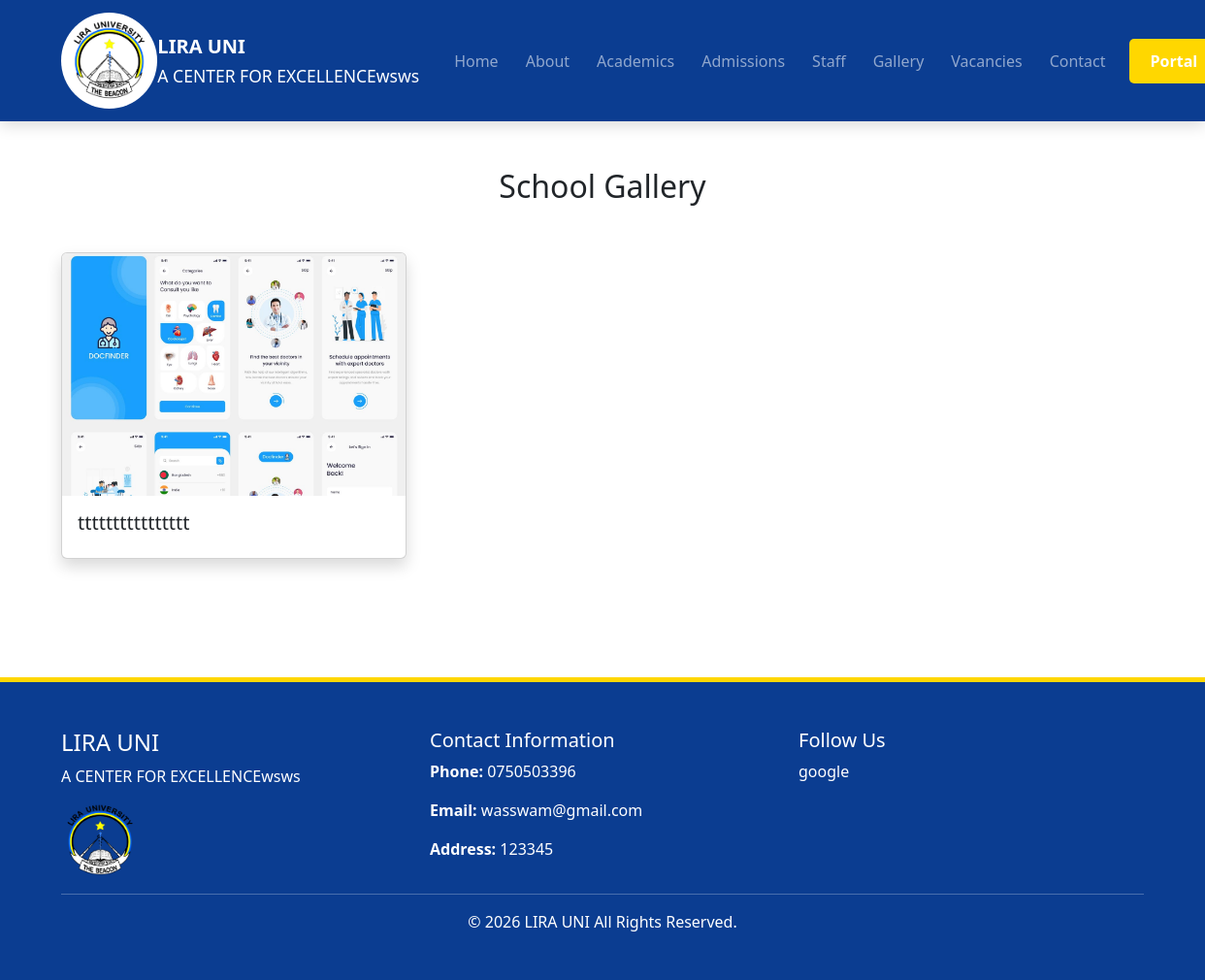
/gallery.php, run on the app's committed database.
### tables this page shows
CREATE TABLE `school_settings` (
  `id` int(11) NOT NULL,
  `school_name` varchar(255) DEFAULT NULL,
  `motto` varchar(255) DEFAULT NULL,
  `address` varchar(255) DEFAULT NULL,
  `phone` varchar(50) DEFAULT NULL,
  `email` varchar(100) DEFAULT NULL,
  `logo` varchar(255) DEFAULT NULL,
  `theme` varchar(50) DEFAULT 'modern',
  `primary_color` varchar(20) DEFAULT '#0d6efd',
  `secondary_color` varchar(20) DEFAULT '#198754',
  `accent_color` varchar(20) DEFAULT '#ffc107',
  `font_family` varchar(100) DEFAULT 'Arial'
);

CREATE TABLE `gallery` (
  `gallery_id` int(11) NOT NULL,
  `title` varchar(255) NOT NULL,
  `image` varchar(255) NOT NULL,
  `uploaded_at` timestamp NOT NULL DEFAULT current_timestamp()
);

CREATE TABLE `website_social_links` (
  `social_id` int(11) NOT NULL,
  `platform` varchar(50) DEFAULT NULL,
  `url` varchar(255) DEFAULT NULL,
  `icon` varchar(100) DEFAULT NULL
);

### gallery.php (called while the page is built)
<?php
include 'database/connection.php';
include 'includes/theme_loader.php';
include 'includes/functions.php';
include "themes/$theme/gallery.php";
?>

### includes/functions.php (called while the page is built, shortened)
<?php
function e($value)
{
    return htmlspecialchars((string) $value, ENT_QUOTES, 'UTF-8');
}
?>

### themes/classic/gallery.php (the view)
<?php
include 'header.php';
include 'navbar.php';
$gallery = mysqli_query(
    $conn,
    "SELECT *
     FROM gallery
     ORDER BY gallery_id DESC"
);
?>
<div class="container py-5">
<h2 class="text-center mb-5">
School Gallery
</h2>
<div class="row">
<?php while($row = mysqli_fetch_assoc($gallery)){ ?>
<div class="col-md-4 mb-4">
<div class="card shadow h-100">
<img
src="/schlwb/uploads/gallery/<?= e($row['image']); ?>"
class="card-img-top"
style="
height:250px;
object-fit:cover;
">
<div class="card-body">
<h5>
<?= e($row['title']); ?>
</h5>
</div>
</div>
</div>
<?php } ?>
</div>
</div>
<?php include 'footer.php'; ?>

### themes/classic/navbar.php (shortened to what this page needs)
<nav class="navbar navbar-expand-xl navbar-dark
 sticky-top"
style="background:var(--primary-color);">
<div class="container">
<a
class="navbar-brand d-flex align-items-center"
href="/schlwb/index.php">
<?php if(!empty($settings['logo'])): ?>
<img
src="/schlwb/uploads/logos/<?= e($settings['logo']); ?>"
class="school-logo"
alt="School Logo">
<?php endif; ?>
<div>
<strong class="school-title">
<?= e($settings['school_name'] ?? 'School Name'); ?>
</strong>
<br>
<small>
<?= e($settings['motto'] ?? 'Excellence in Education'); ?>
</small>
</div>
</a>
<div
class="collapse navbar-collapse"
id="classicNavbar">
<ul class="navbar-nav ms-auto align-items-lg-center">
<li class="nav-item">
<a class="nav-link"
href="/schlwb/index.php">
Home
</a>
</li>
<li class="nav-item">
<a class="nav-link"
href="/schlwb/about.php">
About
</a>
</li>
<li class="nav-item">
<a class="nav-link"
href="/schlwb/academics.php">
Academics
</a>
</li>
<li class="nav-item">
<a class="nav-link"
href="/schlwb/admissions.php">
Admissions
</a>
</li>
<li class="nav-item">
<a class="nav-link"
href="/schlwb/staff.php">
Staff
</a>
</li>
<li class="nav-item">
<a class="nav-link"
href="/schlwb/gallery.php">
Gallery
</a>
</li>
<li class="nav-item">
<a class="nav-link"
href="/schlwb/vacancies.php">
Vacancies
</a>
</li>
<li class="nav-item">
<a class="nav-link"
href="/schlwb/contact.php">
Contact
</a>
</li>
<li class="nav-item ms-lg-3">
<a
href="/schlwb/portal/login.php"
class="classic-portal">
 Portal
</a>
</li>
</ul>
</div>
</div>
</nav>

### themes/classic/footer.php (shortened to what this page needs)
<?php
$social_links = mysqli_query(
    $conn,
    "SELECT * FROM website_social_links"
);
?>
<footer
style="
background-color: var(--primary-color);
color:white;
margin-top:50px;
border-top:5px solid var(--secondary-color);
">
<div class="container py-5">
<div class="row">
<div class="col-md-4">
<h4>
<?= e($settings['school_name']); ?>
</h4>
<p>
<?= e($settings['motto']); ?>
</p>
<?php if(!empty($settings['logo'])): ?>
<img
src="/schlwb/uploads/logos/<?= e($settings['logo']); ?>"
width="80">
<?php endif; ?>
</div>
<div class="col-md-4">
<h5>Contact Information</h5>
<p>
<strong>Phone:</strong>
<?= e($settings['phone'] ?? ''); ?>
</p>
<p>
<strong>Email:</strong>
<?= e($settings['email'] ?? ''); ?>
</p>
<p>
<strong>Address:</strong>
<?= e($settings['address'] ?? ''); ?>
</p>
</div>
<div class="col-md-4">
<h5>Follow Us</h5>
<?php while($social = mysqli_fetch_assoc($social_links)): ?>
<p>
<a
href="<?= e($social['url']); ?>"
target="_blank"
style="color:white;text-decoration:none;">
<?= e($social['platform']); ?>
</a>
</p>
<?php endwhile; ?>
</div>
</div>
<hr>
<div class="text-center">
© <?= date('Y'); ?>
<?= e($settings['school_name']); ?>
All Rights Reserved.
</div>
</div>
</footer>
</body>
</html>

### themes/classic/style.css (style rules this page uses)
.navbar { box-shadow:0 4px 15px rgba(0,0,0,.15); }
.school-logo { width:70px; height:70px; object-fit:contain; background:white; padding:6px; border-radius:50%; }
.school-title { font-size:20px; }
.nav-link { font-weight:500; margin-left:12px; transition:.3s; }
.classic-portal { background:var(--secondary-color); color:white; padding:10px 20px; border-radius:5px; text-decoration:none; font-weight:bold; border:2px solid transparent; transition:.3s; }
.school-logo { width: clamp(50px, 8vw, 100px); height: clamp(50px, 8vw, 100px); object-fit: contain; }
.navbar .nav-link { white-space: nowrap; }

### data on the page
school_settings: logo (picture), school_name "LIRA UNI", motto "A CENTER FOR EXCELLENCEwsws", phone "0750503396", email "wasswam@gmail.com", address "123345"
gallery: image (picture), title "tttttttttttttttt"
website_social_links: platform "google"
